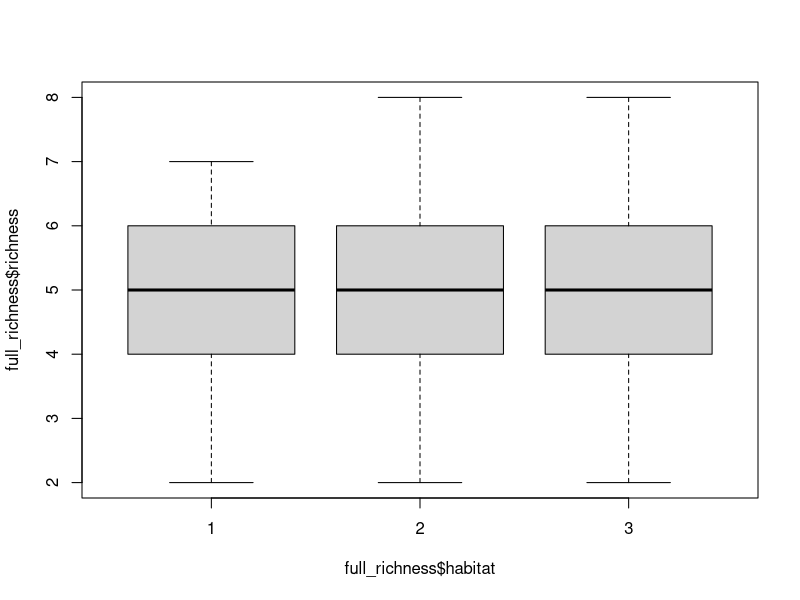
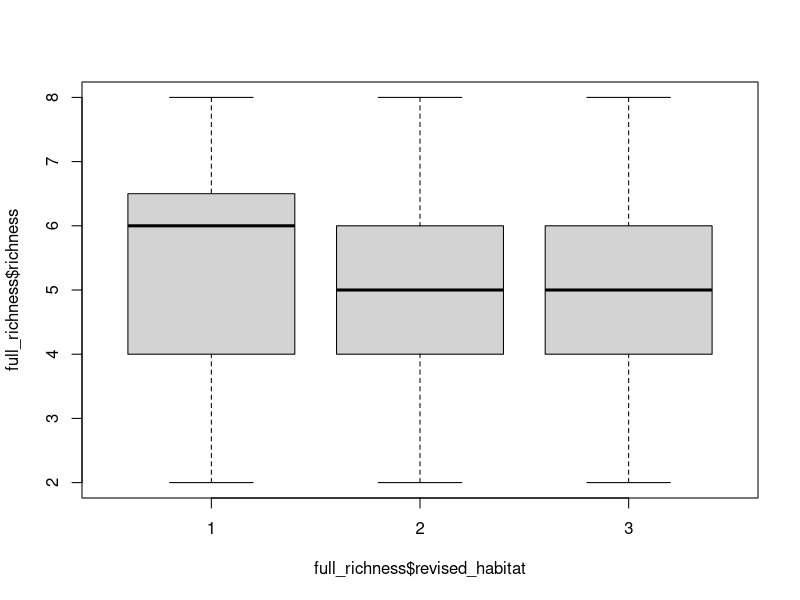
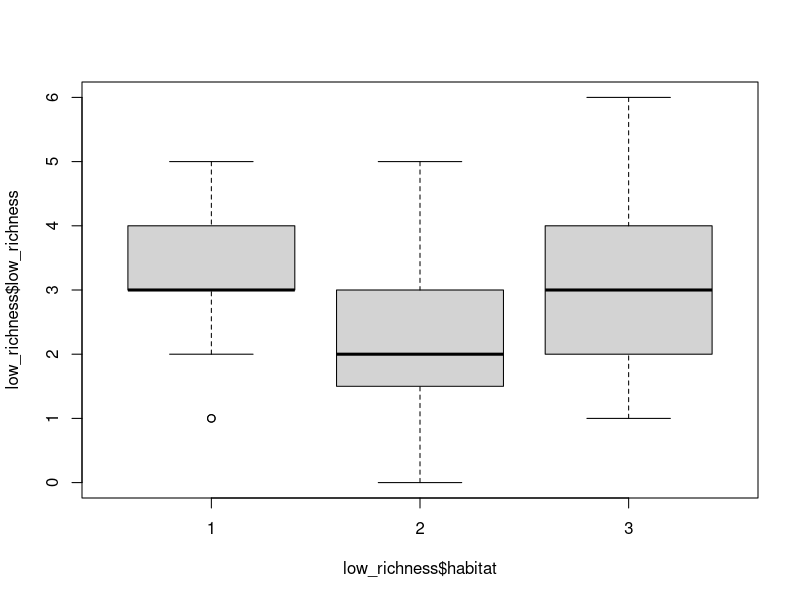
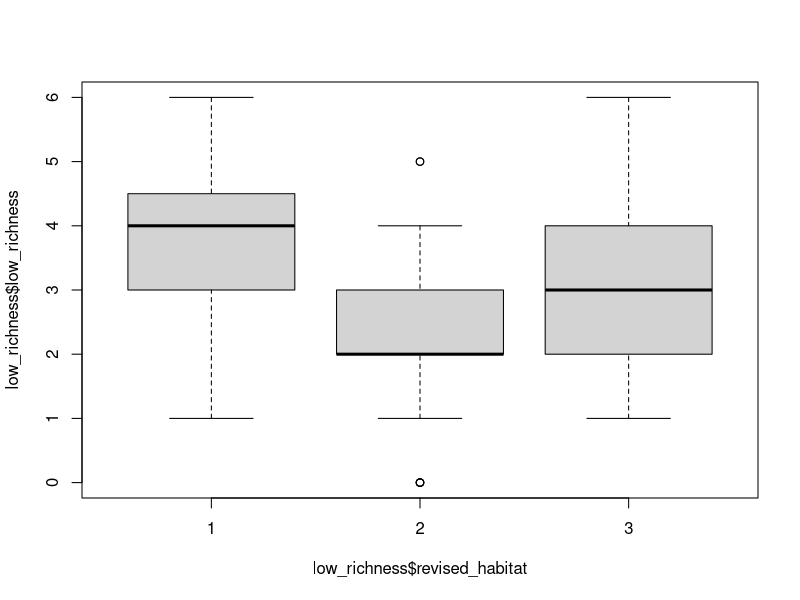
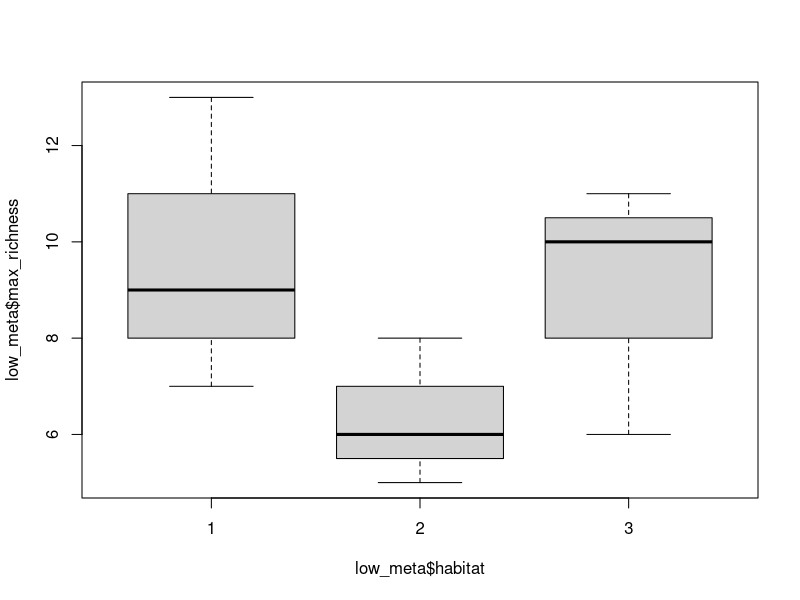
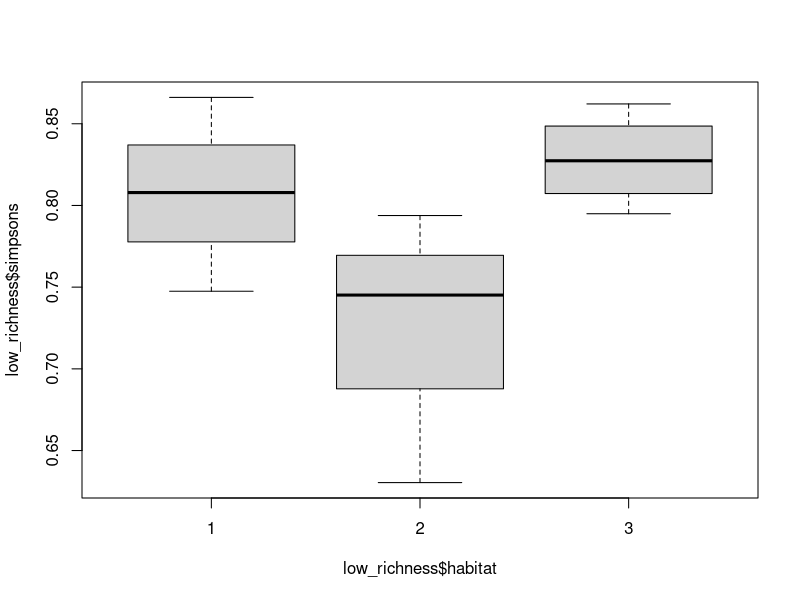

These figures' R source, in order: (Note: this script raises an error after producing the figures.)
# Univariate comparisons Dissertation
# 12/03/2024
# Carla Leone

## Install packages and load data ----
install.packages("tidyverse")
install.packages("vegan")
library(tidyverse)
library(vegan)
library(readxl)

full_richness <- read_excel("data/meta_richness.xlsx", 
                            sheet = "big_sheet (3)")
low_richness<- read_excel("data/meta_richness.xlsx", 
                          sheet = "low_sheet (4)")
View(low_richness)
full_richness$habitat<- as.factor(full_richness$habitat)
full_richness$max_richness<- as.numeric(full_richness$max_richnes)
### Richness by habitat ----
## Initial Boxplots 
boxplot(full_richness$richness~full_richness$habitat)
#look very similar
boxplot(full_richness$richness~full_richness$revised_habitat)
#1 has the highest, but very large error bars
boxplot(low_richness$low_richness~low_richness$habitat)
#see some differences, with 2 at the lowest, 
boxplot(low_richness$low_richness~low_richness$revised_habitat)
#with the revised habitat, 1 has an even higher richness

### Max richness comparisons----
full_max_richness <- full_richness %>%
  group_by(site,habitat) %>%
  summarise(max_richness = mean(max_richness)) %>%
  ungroup()
View(full_max_richness)
### low freq max richness ----
low_meta <- read_excel("data/meta_richness.xlsx", 
                       sheet = "low_presence")
View(low_meta)
boxplot(low_meta$max_richness~low_meta$habitat)

aov_max_richness<- aov(max_richness~habitat, data=low_meta)
summary(aov_max_richness)

kw_low_max_richness<- kruskal.test(max_richness~habitat, data=low_meta)
kw_low_max_richness

### low freq diversity----
low_richness <- read_excel("data/meta_richness.xlsx", 
                            sheet = "low_presence")
boxplot(low_richness$simpsons~low_richness$habitat)
View(low_richness)
## anova on low frequency diversity
aov_low_freq_diversity<- aov(simpsons~habitat, data= low_richness)
summary(aov_low_freq_diversity)

kw_low_freq_diversity<- kruskal.test(simpsons~habitat, data=low_richness)
kw_low_freq_diversity



# Function to calculate rarefied species richness


### low freq richness vs time ----
low_timeseries <- read_excel("data/meta_richness.xlsx", 
                           sheet = "low_freq")

View(low_timeseries)

low_timeseries$habitat<- as.factor(low_timeseries$habitat)

#create subset of data
df_low_habitat_time <- low_timeseries %>%
  group_by(time,habitat) %>%
  summarise(avg = mean(richness),
            sd = sd(richness),
            se = sd(richness) /sqrt(n()))%>%
  ungroup()#gives the stats for each habitat at each time point. Has taken the average richness of each habitat for each time.


low_meta$revised_habitat<- as.factor(low_meta$revised_habitat)

#plot richness vs time
ggplot(df_low_habitat_time, aes(x = time, y = avg, color = habitat)) +
  geom_line() +  # Add lines
  geom_point() +  # Add points
  labs(x = "Time", y = "Average Richness", color = "Habitat Category") +  # Labels
  theme_minimal()  # Optional: change theme if desired
## Specpool to calculate richness----
View(richness)
colnames(richness)
richness_specpool<-  subset(richness, select = -c(recording,time, minute,boat, water, richness,max_richnes,max_richness, samples,invert,fish, ...33,invert_dominance, samples, habitat) )
View(richness_specpool)
richness_specpool<- richness_specpool %>%
  column_to_rownames(var = "site")
richness_specpool <- sapply(richness_specpool, as.numeric)
specpool(richness_specpool, site, smallsample=TRUE)

## Add column for habitat ----
low_richness <- low_richness %>%
  mutate(habitat = case_when(
    site %in% c("port_dinallaen", "ardmore", "gallanach_bay") ~ "1",
    site %in% c("craignish", "skye", "kintyre") ~ "2",
    site %in% c("gansey_bay", "kyles_of_bute", "isle_of_soay", "canna") ~ "3",
    TRUE ~ NA_character_  # In case there are unmatched sites
  )) #match sites to habitat

View(low_richness)
richness$habitat<- as.factor(richness$habitat)

## Data frame with richness per site 
richness <- richness %>%
  mutate(max_richness = case_when(
    site %in% c("port_dinallaen") ~ "12",
    site %in% c("gallanach_bay") ~ "9",
    site %in% c("ardmore") ~ "15",
    site %in% c("craignish") ~ "12",
    site %in% c("skye") ~ "13",
    site %in% c("kintyre") ~ "9",
    site %in% c("gansey_bay") ~ "8",
    site %in% c("kyles_of_bute") ~ "12",
    site %in% c("isle_of_soay") ~ "13",
    site %in% c("canna") ~ "12",
    TRUE ~ NA_character_  # In case there are unmatched sites
  )) #match sites to total richness
richness$max_richness<- as.numeric(richness$max_richness)


## Richness vs Habitat ----
boxplot(richness$max_richness~richness$habitat)
boxplot(richness$richness~richness$habitat)

View(richness)
## ANOVA ---- 
aov_richness<- aov(log(richness)~habitat, data=richness)
summary(aov_max_richness)
plot(aov_richness)


aov_max_richness<- aov(max_richness~habitat, data=richness)
summary(aov_max_richness)
plot(aov_max_richness)

#Assumptions for anova are not met, so lets try the kruskal wallis
kw_richness<- kruskal.test(richness~habitat, data=richness)
kw_richness

kw_max_richness<- kruskal.test(max_richness~habitat, data=richness)
kw_max_richness
#insignificant

### Assumptions
help(aov)

### Assumptions for ANOVA
plot


## New Code ----
univariate <- read_excel("data/meta_richness.xlsx", 
                            sheet = "diversity")
univariate<-  subset(univariate, select = -c(cetacean) )

View(univariate)
univariate$habitat<- as.factor(univariate$habitat)

## High to low frequency ratio vs habitat ----
boxplot(univariate$high_low~univariate$habitat)
kruskal_high_low<-kruskal.test(high_low~habitat, data=univariate)
kruskal_high_low

## Diversity models ----
diversity <- read_excel("data/meta_richness.xlsx", 
                            sheet = "diversity")
View(diversity)
boxplot(diversity$simpson~diversity$habitat)
boxplot(diversity$avg_richness~diversity$habitat)

kw_avg_richness<- kruskal.test(avg_richness~habitat, data=diversity)
summary(aov_avg_richness)
kw_avg_richness
#not significant

## High to low frequency ratio over time ----
ratios <- read_excel("data/meta_richness.xlsx", 
                            sheet = "big_sheet (2)")

ratios<-  subset(ratios, select = -c(samples,...33) )
# add the habitat types
ratios <- ratios %>%
  mutate(habitat = case_when(
    site %in% c("port_dinallaen", "ardmore", "gallanach_bay") ~ "1",
    site %in% c("craignish", "skye", "kintyre") ~ "2",
    site %in% c("gansey_bay", "kyles_of_bute", "isle_of_soay", "canna") ~ "3",
    TRUE ~ NA_character_  # In case there are unmatched sites
  )) #match sites to habitat

View(ratios)

#plot the ratio over time for each habitat
df_avg_ratios <- ratios %>%
  group_by(time,habitat) %>%
  summarise(avg_ratio = mean(invert_dominance),
            sd_ratio = sd(invert_dominance),
            se_ratio = sd(invert_dominance) /sqrt(n()))%>%
  ungroup()#gives the stats for each habitat at each time point. Has taken the average richness of each habitat for each time.


View(df_avg_ratios)
df_avg_ratios[is.na(df_avg_ratios)] <- 0

### Plot by habitat
ggplot(df_avg_ratios, aes(x = time, y = avg_ratio, color = habitat)) +
  geom_line() +  # Add lines
  geom_point() +  # Add points
  labs(x = "Time", y = "Average Richness", color = "Habitat Category") +  # Labels
  theme_minimal()  # Optional: change theme if desired

### Try a model----
lm_ratios<- lm(invert_dominance~time + habitat, data = ratios)
summary(lm_ratios)
